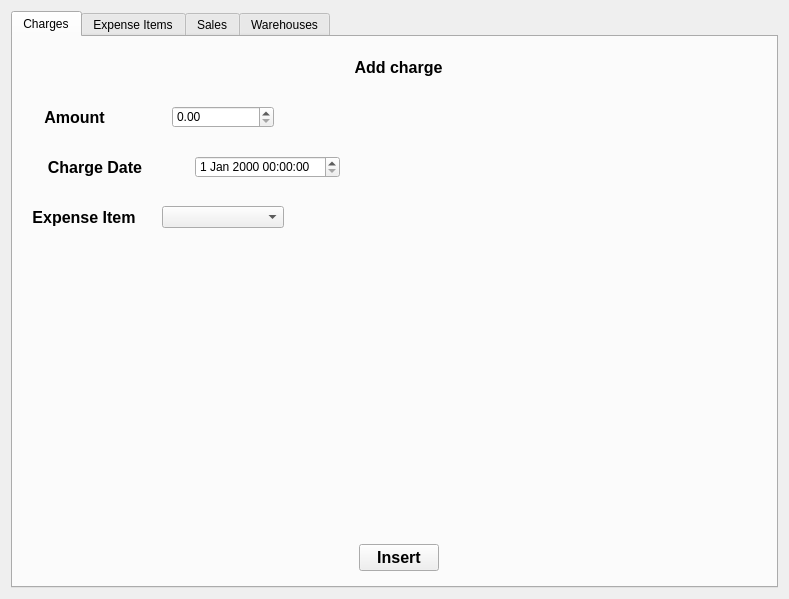
<?xml version="1.0" encoding="UTF-8"?>
<ui version="4.0">
 <class>EditorWindow</class>
 <widget class="QWidget" name="EditorWindow">
  <property name="geometry">
   <rect>
    <x>0</x>
    <y>0</y>
    <width>789</width>
    <height>599</height>
   </rect>
  </property>
  <property name="windowTitle">
   <string>Form</string>
  </property>
  <property name="styleSheet">
   <string notr="true">
#EditorWindow {
position:absolute;
  top:0;
  right:0;
  bottom:0;
  left:0;


background: qradialgradient(cx:0.3, cy:0.86, radius:1, fx:0.3, fy:0.86, stop:0 rgba(255,255,255,0.03), stop:0.08 rgba(255,255,255,0.03), stop:0.08 transparent, stop:0.92 transparent), 
              qradialgradient(cx:0.55, cy:1, radius:1, fx:0.55, fy:1, stop:0 rgba(255,255,255,0.03), stop:0.08 rgba(255,255,255,0.03), stop:0.08 transparent, stop:0.92 transparent), 
              qradialgradient(cx:0.4, cy:0.75, radius:1, fx:0.4, fy:0.75, stop:0 rgba(255,255,255,0.03), stop:0.06 rgba(255,255,255,0.03), stop:0.06 transparent, stop:0.94 transparent), 
              qradialgradient(cx:0.07, cy:0.99, radius:1, fx:0.07, fy:0.99, stop:0 rgba(255,255,255,0.03), stop:0.06 rgba(255,255,255,0.03), stop:0.06 transparent, stop:0.94 transparent), 
              qradialgradient(cx:0.69, cy:0.76, radius:1, fx:0.69, fy:0.76, stop:0 rgba(255,255,255,0.03), stop:0.06 rgba(255,255,255,0.03), stop:0.06 transparent, stop:0.94 transparent), 
              qradialgradient(cx:0.02, cy:0.35, radius:1, fx:0.02, fy:0.35, stop:0 rgba(255,255,255,0.03), stop:0.06 rgba(255,255,255,0.03), stop:0.06 transparent, stop:0.94 transparent), 
              qradialgradient(cx:0.14, cy:0.48, radius:1, fx:0.14, fy:0.48, stop:0 rgba(255,255,255,0.03), stop:0.06 rgba(255,255,255,0.03), stop:0.06 transparent, stop:0.94 transparent), 
              qradialgradient(cx:0.28, cy:0.87, radius:1, fx:0.28, fy:0.87, stop:0 rgba(255,255,255,0.04), stop:0.04 rgba(255,255,255,0.04), stop:0.04 transparent, stop:0.96 transparent), 
              qradialgradient(cx:0.65, cy:0.14, radius:1, fx:0.65, fy:0.14, stop:0 rgba(255,255,255,0.04), stop:0.04 rgba(255,255,255,0.04), stop:0.04 transparent, stop:0.96 transparent), 
              qradialgradient(cx:0.51, cy:0.36, radius:1, fx:0.51, fy:0.36, stop:0 rgba(255,255,255,0.04), stop:0.04 rgba(255,255,255,0.04), stop:0.04 transparent, stop:0.96 transparent), 
              qradialgradient(cx:0.06, cy:0.93, radius:1, fx:0.06, fy:0.93, stop:0 rgba(255,255,255,0.04), stop:0.04 rgba(255,255,255,0.04), stop:0.04 transparent, stop:0.96 transparent), 
              qlineargradient(x1:0, y1:0, x2:1, y2:1, stop:0 rgb(23, 233, 173), stop:1 rgb(29, 24, 208));
}</string>
  </property>
  <layout class="QGridLayout" name="gridLayout">
   <item row="0" column="0">
    <widget class="QTabWidget" name="tabWidget">
     <property name="styleSheet">
      <string notr="true"/>
     </property>
     <property name="currentIndex">
      <number>0</number>
     </property>
     <widget class="QWidget" name="tab">
      <attribute name="title">
       <string>Charges</string>
      </attribute>
      <widget class="QWidget" name="horizontalLayoutWidget_16">
       <property name="geometry">
        <rect>
         <x>10</x>
         <y>500</y>
         <width>751</width>
         <height>41</height>
        </rect>
       </property>
       <layout class="QHBoxLayout" name="horizontalLayout_16">
        <item>
         <spacer name="horizontalSpacer_26">
          <property name="orientation">
           <enum>Qt::Horizontal</enum>
          </property>
          <property name="sizeHint" stdset="0">
           <size>
            <width>40</width>
            <height>20</height>
           </size>
          </property>
         </spacer>
        </item>
        <item>
         <widget class="QPushButton" name="chargesInsert">
          <property name="font">
           <font>
            <pointsize>12</pointsize>
            <weight>75</weight>
            <bold>true</bold>
           </font>
          </property>
          <property name="text">
           <string>Insert</string>
          </property>
         </widget>
        </item>
        <item>
         <spacer name="horizontalSpacer_27">
          <property name="orientation">
           <enum>Qt::Horizontal</enum>
          </property>
          <property name="sizeHint" stdset="0">
           <size>
            <width>40</width>
            <height>20</height>
           </size>
          </property>
         </spacer>
        </item>
       </layout>
      </widget>
      <widget class="QWidget" name="horizontalLayoutWidget_17">
       <property name="geometry">
        <rect>
         <x>10</x>
         <y>10</y>
         <width>751</width>
         <height>41</height>
        </rect>
       </property>
       <layout class="QHBoxLayout" name="horizontalLayout_17">
        <item>
         <widget class="QLabel" name="label_13">
          <property name="font">
           <font>
            <pointsize>12</pointsize>
            <weight>75</weight>
            <bold>true</bold>
           </font>
          </property>
          <property name="text">
           <string>Add charge</string>
          </property>
          <property name="alignment">
           <set>Qt::AlignCenter</set>
          </property>
         </widget>
        </item>
       </layout>
      </widget>
      <widget class="QWidget" name="horizontalLayoutWidget_18">
       <property name="geometry">
        <rect>
         <x>10</x>
         <y>60</y>
         <width>751</width>
         <height>41</height>
        </rect>
       </property>
       <layout class="QHBoxLayout" name="horizontalLayout_18">
        <item>
         <widget class="QLabel" name="label_14">
          <property name="font">
           <font>
            <pointsize>12</pointsize>
            <weight>75</weight>
            <bold>true</bold>
           </font>
          </property>
          <property name="text">
           <string>Amount</string>
          </property>
          <property name="alignment">
           <set>Qt::AlignCenter</set>
          </property>
         </widget>
        </item>
        <item>
         <spacer name="horizontalSpacer_28">
          <property name="orientation">
           <enum>Qt::Horizontal</enum>
          </property>
          <property name="sizeType">
           <enum>QSizePolicy::Fixed</enum>
          </property>
          <property name="sizeHint" stdset="0">
           <size>
            <width>40</width>
            <height>20</height>
           </size>
          </property>
         </spacer>
        </item>
        <item>
         <widget class="QDoubleSpinBox" name="chargesAmount">
          <property name="maximum">
           <double>9999.989999999999782</double>
          </property>
         </widget>
        </item>
        <item>
         <spacer name="horizontalSpacer_29">
          <property name="orientation">
           <enum>Qt::Horizontal</enum>
          </property>
          <property name="sizeType">
           <enum>QSizePolicy::Fixed</enum>
          </property>
          <property name="sizeHint" stdset="0">
           <size>
            <width>500</width>
            <height>20</height>
           </size>
          </property>
         </spacer>
        </item>
       </layout>
      </widget>
      <widget class="QWidget" name="horizontalLayoutWidget_19">
       <property name="geometry">
        <rect>
         <x>10</x>
         <y>110</y>
         <width>835</width>
         <height>41</height>
        </rect>
       </property>
       <layout class="QHBoxLayout" name="horizontalLayout_19">
        <item>
         <widget class="QLabel" name="label_15">
          <property name="font">
           <font>
            <pointsize>12</pointsize>
            <weight>75</weight>
            <bold>true</bold>
           </font>
          </property>
          <property name="text">
           <string>Charge Date</string>
          </property>
          <property name="alignment">
           <set>Qt::AlignCenter</set>
          </property>
         </widget>
        </item>
        <item>
         <spacer name="horizontalSpacer_30">
          <property name="orientation">
           <enum>Qt::Horizontal</enum>
          </property>
          <property name="sizeType">
           <enum>QSizePolicy::Fixed</enum>
          </property>
          <property name="sizeHint" stdset="0">
           <size>
            <width>22</width>
            <height>20</height>
           </size>
          </property>
         </spacer>
        </item>
        <item>
         <widget class="QDateTimeEdit" name="chatgesDate"/>
        </item>
        <item>
         <spacer name="horizontalSpacer_31">
          <property name="orientation">
           <enum>Qt::Horizontal</enum>
          </property>
          <property name="sizeType">
           <enum>QSizePolicy::Fixed</enum>
          </property>
          <property name="sizeHint" stdset="0">
           <size>
            <width>518</width>
            <height>20</height>
           </size>
          </property>
         </spacer>
        </item>
       </layout>
      </widget>
      <widget class="QWidget" name="horizontalLayoutWidget_20">
       <property name="geometry">
        <rect>
         <x>10</x>
         <y>160</y>
         <width>761</width>
         <height>41</height>
        </rect>
       </property>
       <layout class="QHBoxLayout" name="horizontalLayout_20">
        <item>
         <widget class="QLabel" name="label_16">
          <property name="font">
           <font>
            <pointsize>12</pointsize>
            <weight>75</weight>
            <bold>true</bold>
           </font>
          </property>
          <property name="text">
           <string>Expense Item</string>
          </property>
          <property name="alignment">
           <set>Qt::AlignCenter</set>
          </property>
         </widget>
        </item>
        <item>
         <spacer name="horizontalSpacer_32">
          <property name="orientation">
           <enum>Qt::Horizontal</enum>
          </property>
          <property name="sizeType">
           <enum>QSizePolicy::Fixed</enum>
          </property>
          <property name="sizeHint" stdset="0">
           <size>
            <width>11</width>
            <height>20</height>
           </size>
          </property>
         </spacer>
        </item>
        <item>
         <widget class="QComboBox" name="chargesExpenseItem"/>
        </item>
        <item>
         <spacer name="horizontalSpacer_33">
          <property name="orientation">
           <enum>Qt::Horizontal</enum>
          </property>
          <property name="sizeType">
           <enum>QSizePolicy::Fixed</enum>
          </property>
          <property name="sizeHint" stdset="0">
           <size>
            <width>500</width>
            <height>20</height>
           </size>
          </property>
         </spacer>
        </item>
       </layout>
      </widget>
     </widget>
     <widget class="QWidget" name="tab_3">
      <attribute name="title">
       <string>Expense Items</string>
      </attribute>
      <widget class="QWidget" name="horizontalLayoutWidget_13">
       <property name="geometry">
        <rect>
         <x>10</x>
         <y>500</y>
         <width>751</width>
         <height>41</height>
        </rect>
       </property>
       <layout class="QHBoxLayout" name="horizontalLayout_13">
        <item>
         <spacer name="horizontalSpacer_23">
          <property name="orientation">
           <enum>Qt::Horizontal</enum>
          </property>
          <property name="sizeHint" stdset="0">
           <size>
            <width>40</width>
            <height>20</height>
           </size>
          </property>
         </spacer>
        </item>
        <item>
         <widget class="QPushButton" name="expenseItemInsert">
          <property name="font">
           <font>
            <pointsize>12</pointsize>
            <weight>75</weight>
            <bold>true</bold>
           </font>
          </property>
          <property name="text">
           <string>Insert</string>
          </property>
         </widget>
        </item>
        <item>
         <spacer name="horizontalSpacer_24">
          <property name="orientation">
           <enum>Qt::Horizontal</enum>
          </property>
          <property name="sizeHint" stdset="0">
           <size>
            <width>40</width>
            <height>20</height>
           </size>
          </property>
         </spacer>
        </item>
       </layout>
      </widget>
      <widget class="QWidget" name="horizontalLayoutWidget_9">
       <property name="geometry">
        <rect>
         <x>10</x>
         <y>10</y>
         <width>751</width>
         <height>41</height>
        </rect>
       </property>
       <layout class="QHBoxLayout" name="horizontalLayout_9">
        <item>
         <widget class="QLabel" name="label_8">
          <property name="font">
           <font>
            <pointsize>12</pointsize>
            <weight>75</weight>
            <bold>true</bold>
           </font>
          </property>
          <property name="text">
           <string>Add Expense Item</string>
          </property>
          <property name="alignment">
           <set>Qt::AlignCenter</set>
          </property>
         </widget>
        </item>
       </layout>
      </widget>
      <widget class="QWidget" name="horizontalLayoutWidget_15">
       <property name="geometry">
        <rect>
         <x>10</x>
         <y>60</y>
         <width>751</width>
         <height>41</height>
        </rect>
       </property>
       <layout class="QHBoxLayout" name="horizontalLayout_15">
        <item>
         <widget class="QLabel" name="label_12">
          <property name="font">
           <font>
            <pointsize>12</pointsize>
            <weight>75</weight>
            <bold>true</bold>
           </font>
          </property>
          <property name="text">
           <string>Name</string>
          </property>
          <property name="alignment">
           <set>Qt::AlignCenter</set>
          </property>
         </widget>
        </item>
        <item>
         <spacer name="horizontalSpacer_16">
          <property name="orientation">
           <enum>Qt::Horizontal</enum>
          </property>
          <property name="sizeType">
           <enum>QSizePolicy::Fixed</enum>
          </property>
          <property name="sizeHint" stdset="0">
           <size>
            <width>40</width>
            <height>20</height>
           </size>
          </property>
         </spacer>
        </item>
        <item>
         <widget class="QLineEdit" name="expenseItemName"/>
        </item>
        <item>
         <spacer name="horizontalSpacer_25">
          <property name="orientation">
           <enum>Qt::Horizontal</enum>
          </property>
          <property name="sizeType">
           <enum>QSizePolicy::Fixed</enum>
          </property>
          <property name="sizeHint" stdset="0">
           <size>
            <width>500</width>
            <height>20</height>
           </size>
          </property>
         </spacer>
        </item>
       </layout>
      </widget>
     </widget>
     <widget class="QWidget" name="tab_4">
      <attribute name="title">
       <string>Sales</string>
      </attribute>
      <widget class="QWidget" name="horizontalLayoutWidget_6">
       <property name="geometry">
        <rect>
         <x>10</x>
         <y>60</y>
         <width>751</width>
         <height>41</height>
        </rect>
       </property>
       <layout class="QHBoxLayout" name="horizontalLayout_6">
        <item>
         <widget class="QLabel" name="label_5">
          <property name="font">
           <font>
            <pointsize>12</pointsize>
            <weight>75</weight>
            <bold>true</bold>
           </font>
          </property>
          <property name="text">
           <string>Quantity</string>
          </property>
          <property name="alignment">
           <set>Qt::AlignCenter</set>
          </property>
         </widget>
        </item>
        <item>
         <spacer name="horizontalSpacer_10">
          <property name="orientation">
           <enum>Qt::Horizontal</enum>
          </property>
          <property name="sizeType">
           <enum>QSizePolicy::Fixed</enum>
          </property>
          <property name="sizeHint" stdset="0">
           <size>
            <width>40</width>
            <height>20</height>
           </size>
          </property>
         </spacer>
        </item>
        <item>
         <widget class="QSpinBox" name="salesQuantity">
          <property name="maximum">
           <number>999999</number>
          </property>
         </widget>
        </item>
        <item>
         <spacer name="horizontalSpacer_11">
          <property name="orientation">
           <enum>Qt::Horizontal</enum>
          </property>
          <property name="sizeType">
           <enum>QSizePolicy::Fixed</enum>
          </property>
          <property name="sizeHint" stdset="0">
           <size>
            <width>500</width>
            <height>20</height>
           </size>
          </property>
         </spacer>
        </item>
       </layout>
      </widget>
      <widget class="QWidget" name="horizontalLayoutWidget_7">
       <property name="geometry">
        <rect>
         <x>10</x>
         <y>10</y>
         <width>751</width>
         <height>41</height>
        </rect>
       </property>
       <layout class="QHBoxLayout" name="horizontalLayout_7">
        <item>
         <widget class="QLabel" name="label_6">
          <property name="font">
           <font>
            <pointsize>12</pointsize>
            <weight>75</weight>
            <bold>true</bold>
           </font>
          </property>
          <property name="text">
           <string>Add Sales</string>
          </property>
          <property name="alignment">
           <set>Qt::AlignCenter</set>
          </property>
         </widget>
        </item>
       </layout>
      </widget>
      <widget class="QWidget" name="horizontalLayoutWidget_8">
       <property name="geometry">
        <rect>
         <x>10</x>
         <y>110</y>
         <width>751</width>
         <height>41</height>
        </rect>
       </property>
       <layout class="QHBoxLayout" name="horizontalLayout_8">
        <item>
         <widget class="QLabel" name="label_7">
          <property name="font">
           <font>
            <pointsize>12</pointsize>
            <weight>75</weight>
            <bold>true</bold>
           </font>
          </property>
          <property name="text">
           <string>Amount</string>
          </property>
          <property name="alignment">
           <set>Qt::AlignCenter</set>
          </property>
         </widget>
        </item>
        <item>
         <spacer name="horizontalSpacer_12">
          <property name="orientation">
           <enum>Qt::Horizontal</enum>
          </property>
          <property name="sizeType">
           <enum>QSizePolicy::Fixed</enum>
          </property>
          <property name="sizeHint" stdset="0">
           <size>
            <width>40</width>
            <height>20</height>
           </size>
          </property>
         </spacer>
        </item>
        <item>
         <widget class="QDoubleSpinBox" name="salesAmount">
          <property name="maximum">
           <double>9999.989999999999782</double>
          </property>
         </widget>
        </item>
        <item>
         <spacer name="horizontalSpacer_13">
          <property name="orientation">
           <enum>Qt::Horizontal</enum>
          </property>
          <property name="sizeType">
           <enum>QSizePolicy::Fixed</enum>
          </property>
          <property name="sizeHint" stdset="0">
           <size>
            <width>500</width>
            <height>20</height>
           </size>
          </property>
         </spacer>
        </item>
       </layout>
      </widget>
      <widget class="QWidget" name="horizontalLayoutWidget_10">
       <property name="geometry">
        <rect>
         <x>10</x>
         <y>500</y>
         <width>751</width>
         <height>41</height>
        </rect>
       </property>
       <layout class="QHBoxLayout" name="horizontalLayout_10">
        <item>
         <spacer name="horizontalSpacer_17">
          <property name="orientation">
           <enum>Qt::Horizontal</enum>
          </property>
          <property name="sizeHint" stdset="0">
           <size>
            <width>40</width>
            <height>20</height>
           </size>
          </property>
         </spacer>
        </item>
        <item>
         <widget class="QPushButton" name="salesInsert">
          <property name="font">
           <font>
            <pointsize>12</pointsize>
            <weight>75</weight>
            <bold>true</bold>
           </font>
          </property>
          <property name="text">
           <string>Insert</string>
          </property>
         </widget>
        </item>
        <item>
         <spacer name="horizontalSpacer_18">
          <property name="orientation">
           <enum>Qt::Horizontal</enum>
          </property>
          <property name="sizeHint" stdset="0">
           <size>
            <width>40</width>
            <height>20</height>
           </size>
          </property>
         </spacer>
        </item>
       </layout>
      </widget>
      <widget class="QWidget" name="horizontalLayoutWidget_11">
       <property name="geometry">
        <rect>
         <x>10</x>
         <y>210</y>
         <width>751</width>
         <height>41</height>
        </rect>
       </property>
       <layout class="QHBoxLayout" name="horizontalLayout_11">
        <item>
         <widget class="QLabel" name="label_9">
          <property name="font">
           <font>
            <pointsize>12</pointsize>
            <weight>75</weight>
            <bold>true</bold>
           </font>
          </property>
          <property name="text">
           <string>Product</string>
          </property>
          <property name="alignment">
           <set>Qt::AlignCenter</set>
          </property>
         </widget>
        </item>
        <item>
         <spacer name="horizontalSpacer_19">
          <property name="orientation">
           <enum>Qt::Horizontal</enum>
          </property>
          <property name="sizeType">
           <enum>QSizePolicy::Fixed</enum>
          </property>
          <property name="sizeHint" stdset="0">
           <size>
            <width>40</width>
            <height>20</height>
           </size>
          </property>
         </spacer>
        </item>
        <item>
         <widget class="QComboBox" name="salesProduct"/>
        </item>
        <item>
         <spacer name="horizontalSpacer_20">
          <property name="orientation">
           <enum>Qt::Horizontal</enum>
          </property>
          <property name="sizeType">
           <enum>QSizePolicy::Fixed</enum>
          </property>
          <property name="sizeHint" stdset="0">
           <size>
            <width>500</width>
            <height>20</height>
           </size>
          </property>
         </spacer>
        </item>
       </layout>
      </widget>
      <widget class="QWidget" name="horizontalLayoutWidget_12">
       <property name="geometry">
        <rect>
         <x>10</x>
         <y>160</y>
         <width>809</width>
         <height>41</height>
        </rect>
       </property>
       <layout class="QHBoxLayout" name="horizontalLayout_12">
        <item>
         <widget class="QLabel" name="label_10">
          <property name="font">
           <font>
            <pointsize>12</pointsize>
            <weight>75</weight>
            <bold>true</bold>
           </font>
          </property>
          <property name="text">
           <string>Sale Date</string>
          </property>
          <property name="alignment">
           <set>Qt::AlignCenter</set>
          </property>
         </widget>
        </item>
        <item>
         <spacer name="horizontalSpacer_21">
          <property name="orientation">
           <enum>Qt::Horizontal</enum>
          </property>
          <property name="sizeType">
           <enum>QSizePolicy::Fixed</enum>
          </property>
          <property name="sizeHint" stdset="0">
           <size>
            <width>40</width>
            <height>20</height>
           </size>
          </property>
         </spacer>
        </item>
        <item>
         <widget class="QDateTimeEdit" name="salesDatetime"/>
        </item>
        <item>
         <spacer name="horizontalSpacer_22">
          <property name="orientation">
           <enum>Qt::Horizontal</enum>
          </property>
          <property name="sizeType">
           <enum>QSizePolicy::Fixed</enum>
          </property>
          <property name="sizeHint" stdset="0">
           <size>
            <width>500</width>
            <height>20</height>
           </size>
          </property>
         </spacer>
        </item>
       </layout>
      </widget>
     </widget>
     <widget class="QWidget" name="tab_2">
      <attribute name="title">
       <string>Warehouses</string>
      </attribute>
      <widget class="QWidget" name="horizontalLayoutWidget">
       <property name="geometry">
        <rect>
         <x>10</x>
         <y>10</y>
         <width>751</width>
         <height>41</height>
        </rect>
       </property>
       <layout class="QHBoxLayout" name="horizontalLayout">
        <item>
         <widget class="QLabel" name="label">
          <property name="font">
           <font>
            <pointsize>12</pointsize>
            <weight>75</weight>
            <bold>true</bold>
           </font>
          </property>
          <property name="text">
           <string>Add product</string>
          </property>
          <property name="alignment">
           <set>Qt::AlignCenter</set>
          </property>
         </widget>
        </item>
       </layout>
      </widget>
      <widget class="QWidget" name="horizontalLayoutWidget_2">
       <property name="geometry">
        <rect>
         <x>10</x>
         <y>60</y>
         <width>751</width>
         <height>41</height>
        </rect>
       </property>
       <layout class="QHBoxLayout" name="horizontalLayout_2">
        <item>
         <spacer name="horizontalSpacer_9">
          <property name="orientation">
           <enum>Qt::Horizontal</enum>
          </property>
          <property name="sizeHint" stdset="0">
           <size>
            <width>40</width>
            <height>20</height>
           </size>
          </property>
         </spacer>
        </item>
        <item>
         <widget class="QLabel" name="label_2">
          <property name="sizePolicy">
           <sizepolicy hsizetype="Fixed" vsizetype="Preferred">
            <horstretch>0</horstretch>
            <verstretch>0</verstretch>
           </sizepolicy>
          </property>
          <property name="font">
           <font>
            <pointsize>12</pointsize>
            <weight>75</weight>
            <bold>true</bold>
           </font>
          </property>
          <property name="text">
           <string>Name</string>
          </property>
          <property name="alignment">
           <set>Qt::AlignCenter</set>
          </property>
         </widget>
        </item>
        <item>
         <spacer name="horizontalSpacer_2">
          <property name="orientation">
           <enum>Qt::Horizontal</enum>
          </property>
          <property name="sizeType">
           <enum>QSizePolicy::Fixed</enum>
          </property>
          <property name="sizeHint" stdset="0">
           <size>
            <width>40</width>
            <height>20</height>
           </size>
          </property>
         </spacer>
        </item>
        <item>
         <widget class="QLineEdit" name="productName">
          <property name="sizePolicy">
           <sizepolicy hsizetype="Fixed" vsizetype="Fixed">
            <horstretch>0</horstretch>
            <verstretch>0</verstretch>
           </sizepolicy>
          </property>
         </widget>
        </item>
        <item>
         <spacer name="horizontalSpacer">
          <property name="orientation">
           <enum>Qt::Horizontal</enum>
          </property>
          <property name="sizeType">
           <enum>QSizePolicy::Fixed</enum>
          </property>
          <property name="sizeHint" stdset="0">
           <size>
            <width>500</width>
            <height>20</height>
           </size>
          </property>
         </spacer>
        </item>
       </layout>
      </widget>
      <widget class="QWidget" name="horizontalLayoutWidget_3">
       <property name="geometry">
        <rect>
         <x>10</x>
         <y>110</y>
         <width>751</width>
         <height>41</height>
        </rect>
       </property>
       <layout class="QHBoxLayout" name="horizontalLayout_3">
        <item>
         <widget class="QLabel" name="label_3">
          <property name="font">
           <font>
            <pointsize>12</pointsize>
            <weight>75</weight>
            <bold>true</bold>
           </font>
          </property>
          <property name="text">
           <string>Quantity</string>
          </property>
          <property name="alignment">
           <set>Qt::AlignCenter</set>
          </property>
         </widget>
        </item>
        <item>
         <spacer name="horizontalSpacer_3">
          <property name="orientation">
           <enum>Qt::Horizontal</enum>
          </property>
          <property name="sizeType">
           <enum>QSizePolicy::Fixed</enum>
          </property>
          <property name="sizeHint" stdset="0">
           <size>
            <width>40</width>
            <height>20</height>
           </size>
          </property>
         </spacer>
        </item>
        <item>
         <widget class="QSpinBox" name="productQuantity">
          <property name="maximum">
           <number>999999</number>
          </property>
         </widget>
        </item>
        <item>
         <spacer name="horizontalSpacer_4">
          <property name="orientation">
           <enum>Qt::Horizontal</enum>
          </property>
          <property name="sizeType">
           <enum>QSizePolicy::Fixed</enum>
          </property>
          <property name="sizeHint" stdset="0">
           <size>
            <width>500</width>
            <height>20</height>
           </size>
          </property>
         </spacer>
        </item>
       </layout>
      </widget>
      <widget class="QWidget" name="horizontalLayoutWidget_4">
       <property name="geometry">
        <rect>
         <x>10</x>
         <y>160</y>
         <width>751</width>
         <height>41</height>
        </rect>
       </property>
       <layout class="QHBoxLayout" name="horizontalLayout_4">
        <item>
         <widget class="QLabel" name="label_4">
          <property name="font">
           <font>
            <pointsize>12</pointsize>
            <weight>75</weight>
            <bold>true</bold>
           </font>
          </property>
          <property name="text">
           <string>Amount</string>
          </property>
          <property name="alignment">
           <set>Qt::AlignCenter</set>
          </property>
         </widget>
        </item>
        <item>
         <spacer name="horizontalSpacer_5">
          <property name="orientation">
           <enum>Qt::Horizontal</enum>
          </property>
          <property name="sizeType">
           <enum>QSizePolicy::Fixed</enum>
          </property>
          <property name="sizeHint" stdset="0">
           <size>
            <width>40</width>
            <height>20</height>
           </size>
          </property>
         </spacer>
        </item>
        <item>
         <widget class="QDoubleSpinBox" name="productAmount">
          <property name="maximum">
           <double>9999.989999999999782</double>
          </property>
         </widget>
        </item>
        <item>
         <spacer name="horizontalSpacer_6">
          <property name="orientation">
           <enum>Qt::Horizontal</enum>
          </property>
          <property name="sizeType">
           <enum>QSizePolicy::Fixed</enum>
          </property>
          <property name="sizeHint" stdset="0">
           <size>
            <width>500</width>
            <height>20</height>
           </size>
          </property>
         </spacer>
        </item>
       </layout>
      </widget>
      <widget class="QWidget" name="horizontalLayoutWidget_5">
       <property name="geometry">
        <rect>
         <x>10</x>
         <y>500</y>
         <width>751</width>
         <height>41</height>
        </rect>
       </property>
       <layout class="QHBoxLayout" name="horizontalLayout_5">
        <item>
         <spacer name="horizontalSpacer_7">
          <property name="orientation">
           <enum>Qt::Horizontal</enum>
          </property>
          <property name="sizeHint" stdset="0">
           <size>
            <width>40</width>
            <height>20</height>
           </size>
          </property>
         </spacer>
        </item>
        <item>
         <widget class="QPushButton" name="productInsert">
          <property name="font">
           <font>
            <pointsize>12</pointsize>
            <weight>75</weight>
            <bold>true</bold>
           </font>
          </property>
          <property name="text">
           <string>Insert</string>
          </property>
         </widget>
        </item>
        <item>
         <spacer name="horizontalSpacer_8">
          <property name="orientation">
           <enum>Qt::Horizontal</enum>
          </property>
          <property name="sizeHint" stdset="0">
           <size>
            <width>40</width>
            <height>20</height>
           </size>
          </property>
         </spacer>
        </item>
       </layout>
      </widget>
     </widget>
    </widget>
   </item>
  </layout>
 </widget>
 <resources/>
 <connections/>
</ui>
